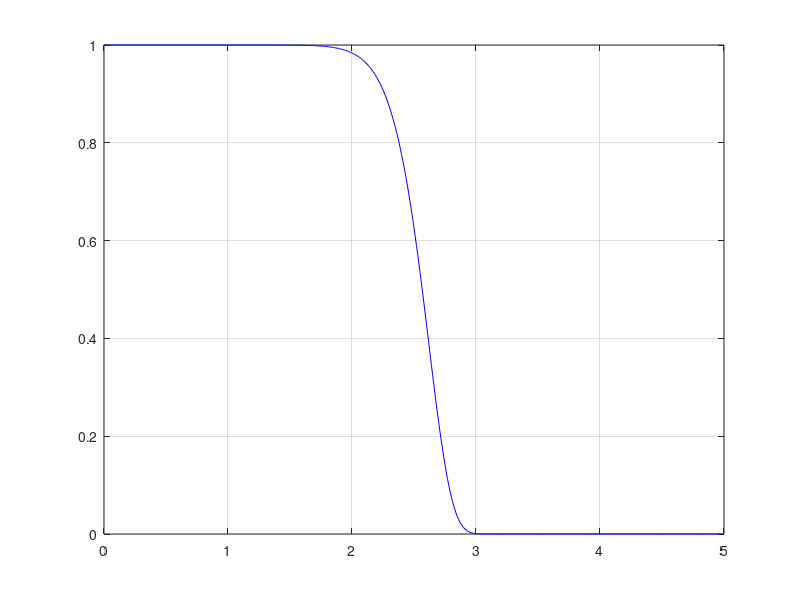

Here is the MATLAB script that generated this plot:
%function alp=alph(x,r,p,k,plot_flag)
plot_flag = 1;
x=0:.01:5;

for count=1:length(x)
    b(count)=exp(-.08*(.45*(x(count)))^15);
end

if plot_flag == 1
    figure
    plot(x,b,'b')
    grid on
end
